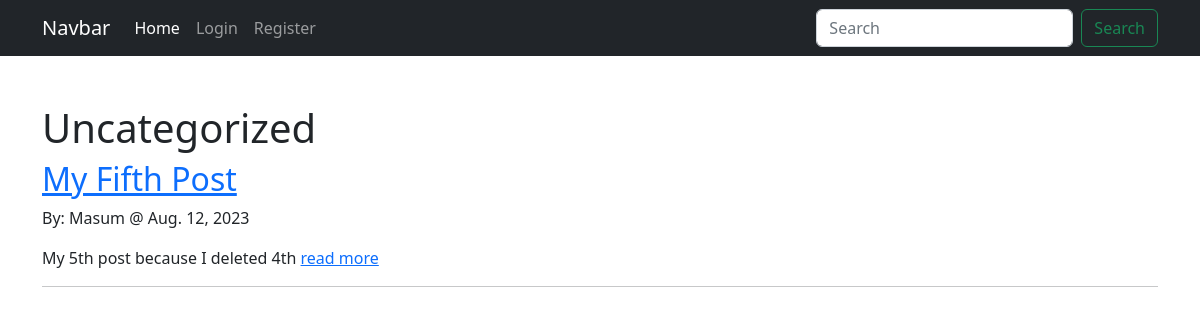
The page /categories/uncategorized/ on the database its author committed.
### posts/models.py (models this page shows, shortened)
class Post(models.Model):
    title=models.CharField(max_length=255)
    author = models.ForeignKey(User, on_delete=models.CASCADE)
    body = models.TextField()
    date = models.DateField(auto_now_add=True)
    category = models.CharField(max_length=255, default="uncategorized")

### posts/views.py (the view)
# urls.py: path('categories/<str:cats>/', CategoryView, name="category"),
def CategoryView(request, cats):
    categories_post = Post.objects.filter(category=cats.replace('-', ' '))
    return render(request, 'categories.html', {'cats': cats.title().replace('-', ' '), 'categories_post' : categories_post})

### posts/templates/categories.html (shortened to what this page needs)
{% extends 'base.html' %}
{% block content %}
{% if categories_post %}
    <h1>{{ cats }}</h1>
    {% for post in categories_post %}
            <h2><a href="{% url 'post' post.pk %}">{{ post.title }}</a></h2>
            <p>By: {{ post.author.last_name }} @ {{ post.date}}  </p>
            <p>{{ post.body|slice:":200" }}  <a href="{% url 'post' post.pk %}">read more</a></p>
            <hr>
    {% endfor %}
{% else %}
    <h1>Sorry! This page doesn't exist.</h1>
{% endif %}
{% endblock %}

### rows shown on the page
Post: category "Uncategorized", title "My Fifth Post", author.last_name "Masum", date "Aug. 12, 2023", body "My 5th post because I deleted 4th"
